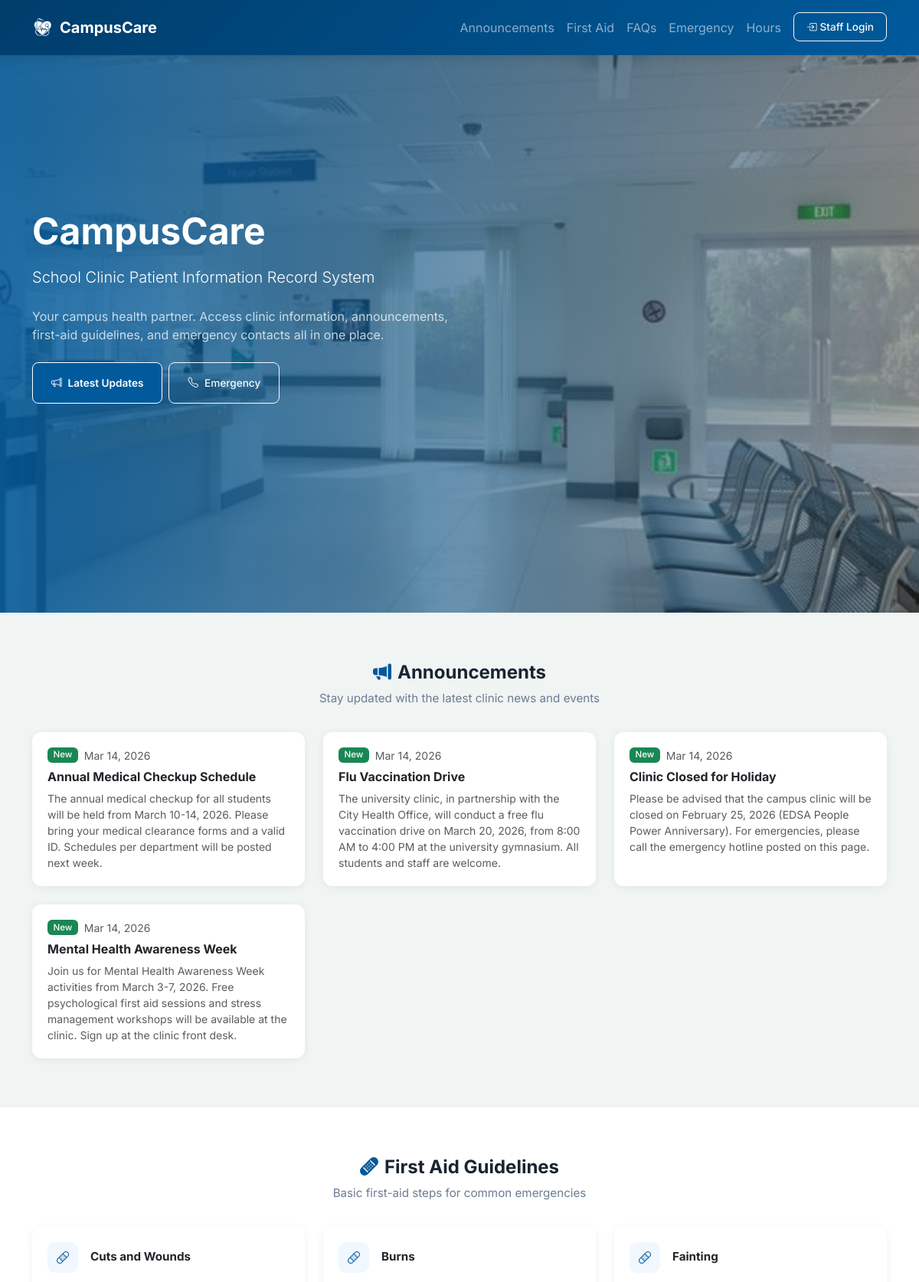
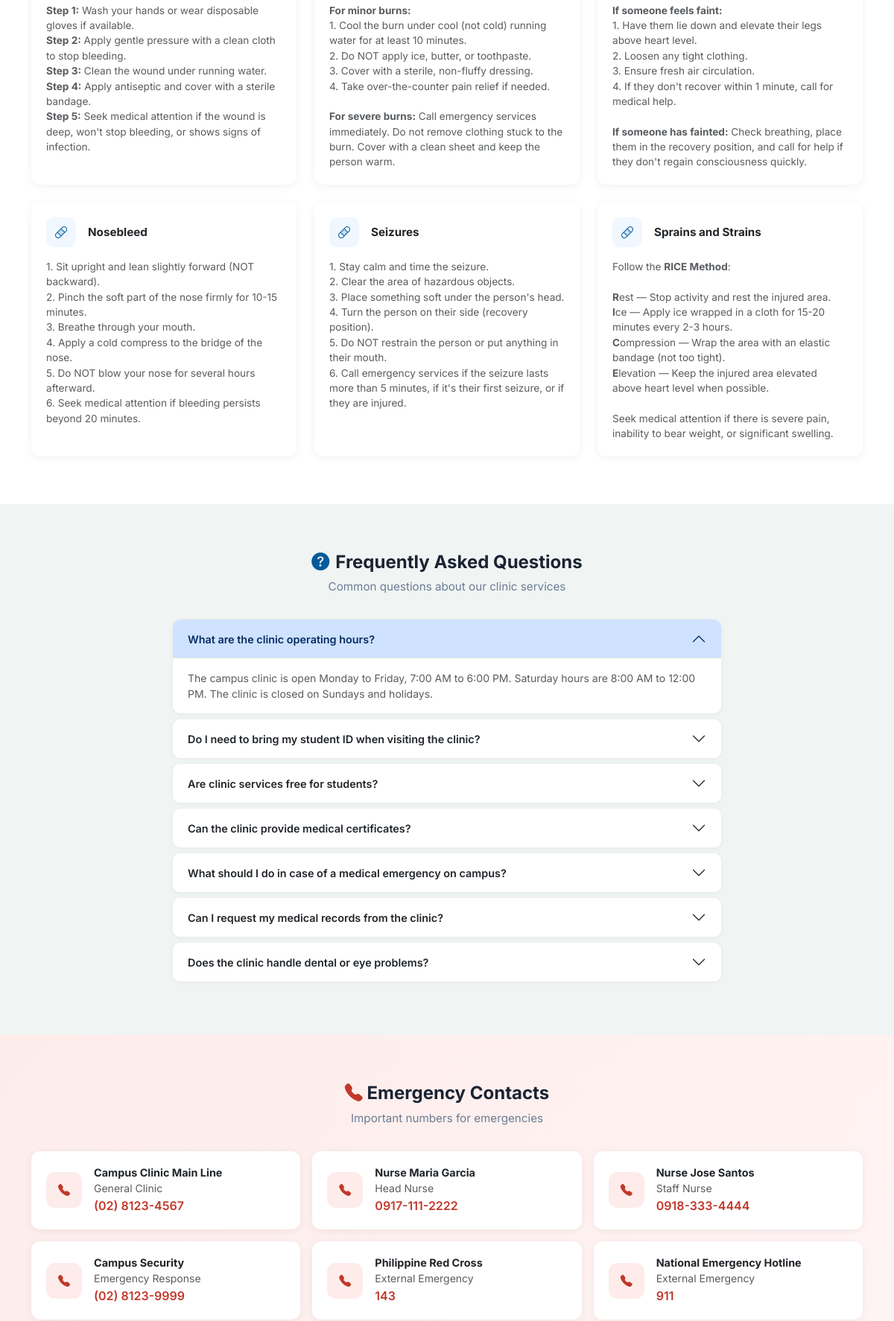
The page / (upper part) on the database its author committed (2 pictures, top to bottom).
### tables this page shows
CREATE TABLE IF NOT EXISTS `announcements` (
  `id` INT(11) NOT NULL AUTO_INCREMENT,
  `title` VARCHAR(200) NOT NULL,
  `content` TEXT NOT NULL,
  `posted_by` INT(11) DEFAULT NULL,
  `status` ENUM('published','draft') NOT NULL DEFAULT 'published',
  `created_at` DATETIME NOT NULL DEFAULT CURRENT_TIMESTAMP,
  `updated_at` DATETIME NOT NULL DEFAULT CURRENT_TIMESTAMP ON UPDATE CURRENT_TIMESTAMP,
  PRIMARY KEY (`id`),
  KEY `fk_announcement_user` (`posted_by`),
  CONSTRAINT `fk_announcement_user` FOREIGN KEY (`posted_by`) REFERENCES `users`(`id`) ON DELETE SET NULL
);

CREATE TABLE IF NOT EXISTS `first_aid_guidelines` (
  `id` INT(11) NOT NULL AUTO_INCREMENT,
  `title` VARCHAR(200) NOT NULL,
  `content` TEXT NOT NULL,
  `sort_order` INT(11) NOT NULL DEFAULT 0,
  `status` ENUM('active','inactive') NOT NULL DEFAULT 'active',
  `created_at` DATETIME NOT NULL DEFAULT CURRENT_TIMESTAMP,
  `updated_at` DATETIME NOT NULL DEFAULT CURRENT_TIMESTAMP ON UPDATE CURRENT_TIMESTAMP,
  PRIMARY KEY (`id`)
);

CREATE TABLE IF NOT EXISTS `faqs` (
  `id` INT(11) NOT NULL AUTO_INCREMENT,
  `question` VARCHAR(500) NOT NULL,
  `answer` TEXT NOT NULL,
  `sort_order` INT(11) NOT NULL DEFAULT 0,
  `status` ENUM('active','inactive') NOT NULL DEFAULT 'active',
  `created_at` DATETIME NOT NULL DEFAULT CURRENT_TIMESTAMP,
  `updated_at` DATETIME NOT NULL DEFAULT CURRENT_TIMESTAMP ON UPDATE CURRENT_TIMESTAMP,
  PRIMARY KEY (`id`)
);

CREATE TABLE IF NOT EXISTS `clinic_emergency_contacts` (
  `id` INT(11) NOT NULL AUTO_INCREMENT,
  `name` VARCHAR(150) NOT NULL,
  `role` VARCHAR(100) DEFAULT NULL,
  `phone_number` VARCHAR(20) NOT NULL,
  `email` VARCHAR(150) DEFAULT NULL,
  `sort_order` INT(11) NOT NULL DEFAULT 0,
  `status` ENUM('active','inactive') NOT NULL DEFAULT 'active',
  `created_at` DATETIME NOT NULL DEFAULT CURRENT_TIMESTAMP,
  PRIMARY KEY (`id`)
);

### config/database.php (called while the page is built, shortened)
<?php
class Database
{
    private static $instance = null;
    private $pdo;
    private function __construct()
    {
        try {
            $dsn = "mysql:host=" . DB_HOST . ";dbname=" . DB_NAME . ";charset=" . DB_CHARSET;
            $options = [
                PDO::ATTR_ERRMODE => PDO::ERRMODE_EXCEPTION,
                PDO::ATTR_DEFAULT_FETCH_MODE => PDO::FETCH_ASSOC,
                PDO::ATTR_EMULATE_PREPARES => false,
            ];
            $this->pdo = new PDO($dsn, DB_USER, DB_PASS, $options);
        }
        catch (PDOException $e) {
            die("Database connection failed: " . $e->getMessage());
        }
    }
    public static function getInstance()
    {
        if (self::$instance === null) {
            self::$instance = new self();
        }
        return self::$instance;
    }
    public function query($sql, $params = [])
    {
        $stmt = $this->pdo->prepare($sql);
        $stmt->execute($params);
        return $stmt;
    }
    public function fetchAll($sql, $params = [])
    {
        return $this->query($sql, $params)->fetchAll();
    }
}

### includes/functions.php (called while the page is built, shortened)
<?php
function e($string)
{
    return htmlspecialchars($string ?? '', ENT_QUOTES, 'UTF-8');
}
function formatDate($date, $format = 'M d, Y')
{
    return date($format, strtotime($date));
}

### index.php (the view, shortened to what this page needs)
<?php
require_once __DIR__ . '/config/database.php';
require_once __DIR__ . '/includes/functions.php';
$db = Database::getInstance();
$announcements = $db->fetchAll("SELECT * FROM announcements WHERE status = 'published' ORDER BY created_at DESC LIMIT 6");
$faqs = $db->fetchAll("SELECT * FROM faqs WHERE status = 'active' ORDER BY sort_order ASC");
$firstAidGuidelines = $db->fetchAll("SELECT * FROM first_aid_guidelines WHERE status = 'active' ORDER BY sort_order ASC");
$emergencyContacts = $db->fetchAll("SELECT * FROM clinic_emergency_contacts WHERE status = 'active' ORDER BY sort_order ASC");
?>
<!DOCTYPE html>
<html lang="en">
<head>
    <link rel="stylesheet" href="<?php echo BASE_URL; ?>/node_modules/bootstrap/dist/css/bootstrap.min.css">
    <link rel="stylesheet" href="<?php echo BASE_URL; ?>/node_modules/bootstrap-icons/font/bootstrap-icons.css">
    <link rel="stylesheet" href="<?php echo BASE_URL; ?>/css/style.css">
</head>
<body>
    <nav class="navbar navbar-expand-lg navbar-dark public-navbar fixed-top" style="box-shadow: 0 2px 15px rgba(0,0,0,0.15);">
        <div class="container">
            <a class="navbar-brand d-flex align-items-center fw-bold" href="#">
                <img src="<?php echo BASE_URL; ?>/assets/logo-main-w.png" alt="<?php echo APP_NAME; ?>" style="width:28px;height:28px;object-fit:contain;" class="me-2"><?php echo APP_NAME; ?>
            </a>
            <div class="collapse navbar-collapse" id="publicNav">
                <ul class="navbar-nav ms-auto">
                    <li class="nav-item"><a class="nav-link" href="#announcements">Announcements</a></li>
                    <li class="nav-item"><a class="nav-link" href="#firstaid">First Aid</a></li>
                    <li class="nav-item"><a class="nav-link" href="#faqs">FAQs</a></li>
                    <li class="nav-item"><a class="nav-link" href="#emergency">Emergency</a></li>
                    <li class="nav-item"><a class="nav-link" href="#hours">Hours</a></li>
                    <li class="nav-item ms-lg-2">
                        <a class="btn btn-outline-light btn-sm px-3" href="<?php echo BASE_URL; ?>/login.php">
                            <i class="bi bi-box-arrow-in-right me-1"></i>Staff Login
                        </a>
                    </li>
                </ul>
            </div>
        </div>
    </nav>
    <section class="public-hero p-0 position-relative overflow-hidden" style="min-height: 100vh;">
        <div id="heroBgCarousel" class="carousel slide carousel-fade position-absolute w-100 h-100" data-bs-ride="carousel" data-bs-interval="3000" style="z-index: 1;">
            <div class="carousel-inner h-100">
                <div class="carousel-item active h-100">
                    <div class="carousel-img-overlay" style="background-image: url('assets/clinic1.jpg');"></div>
                </div>
            </div>
        </div>
        <div class="container position-relative d-flex align-items-center" style="z-index: 2; min-height: 100vh;">
            <div class="row">
                <div class="col-lg-7 text-white">
                    <h1 class="display-5 fw-bold mb-3 animate-fade-in"><?php echo APP_NAME; ?></h1>
                    <p class="lead mb-4 opacity-100 animate-fade-in animate-delay-1"><?php echo APP_TAGLINE; ?></p>
                    <p class="mb-4 opacity-75 animate-fade-in animate-delay-2">
                        Your campus health partner. Access clinic information, announcements, first-aid guidelines, and emergency contacts all in one place.
                    </p>
                    <div class="animate-fade-in animate-delay-3 d-flex flex-column flex-md-row gap-2">
                        <a href="#announcements" class="btn btn-primary btn-md px-4 py-3 fw-semibold border-white d-flex align-items-center justify-content-center">
                            <i class="bi bi-megaphone me-2"></i>Latest Updates
                        </a>
                        <a href="#emergency" class="btn btn-outline-light btn-md px-4 py-3 d-flex align-items-center justify-content-center">
                            <i class="bi bi-telephone me-2"></i>Emergency
                        </a>
                    </div>
                </div>
            </div>
        </div>
    </section>
    <section class="public-section" id="announcements">
        <div class="container">
            <div class="text-center mb-4">
                <h2 class="section-title"><i class="bi bi-megaphone-fill text-primary-cc me-2"></i>Announcements</h2>
                <p class="section-subtitle">Stay updated with the latest clinic news and events</p>
            </div>
            <?php if (empty($announcements)): ?>
            <div class="empty-state"><i class="bi bi-megaphone"></i><p>No announcements at this time.</p></div>
            <?php
else: ?>
            <div class="row g-4">
                <?php foreach ($announcements as $ann): ?>
                <div class="col-md-6 col-lg-4">
                    <div class="public-card card h-100">
                        <div class="card-body">
                            <div class="d-flex align-items-center mb-2">
                                <span class="badge bg-success me-2">New</span>
                                <small class="text-muted"><?php echo formatDate($ann['created_at']); ?></small>
                            </div>
                            <h5 class="card-title fw-bold mb-2" style="font-size: 1rem;"><?php echo e($ann['title']); ?></h5>
                            <p class="card-text text-muted" style="font-size: 0.875rem;"><?php echo e($ann['content']); ?></p>
                        </div>
                    </div>
                </div>
                <?php
    endforeach; ?>
            </div>
            <?php
endif; ?>
        </div>
    </section>
    <section class="public-section" id="firstaid">
        <div class="container">
            <div class="text-center mb-4">
                <h2 class="section-title"><i class="bi bi-bandaid-fill text-primary-cc me-2"></i>First Aid Guidelines</h2>
                <p class="section-subtitle">Basic first-aid steps for common emergencies</p>
            </div>
            <?php if (empty($firstAidGuidelines)): ?>
            <div class="empty-state"><i class="bi bi-bandaid"></i><p>No guidelines available.</p></div>
            <?php
else: ?>
            <div class="row g-4">
                <?php foreach ($firstAidGuidelines as $guide): ?>
                <div class="col-md-6 col-lg-4">
                    <div class="public-card card h-100">
                        <div class="card-body">
                            <div class="d-flex align-items-center mb-3">
                                <div style="width:40px;height:40px;border-radius:10px;background:var(--cc-primary-bg);display:flex;align-items:center;justify-content:center;" class="me-3">
                                    <i class="bi bi-bandaid text-primary-cc"></i>
                                </div>
                                <h5 class="card-title fw-bold mb-0" style="font-size: 0.95rem;"><?php echo e($guide['title']); ?></h5>
                            </div>
                            <div class="text-muted" style="font-size: 0.85rem;"><?php echo $guide['content']; ?></div>
                        </div>
                    </div>
                </div>
                <?php
    endforeach; ?>
            </div>
            <?php
endif; ?>
        </div>
    </section>
    <section class="public-section" id="faqs">
        <div class="container">
            <div class="text-center mb-4">
                <h2 class="section-title"><i class="bi bi-question-circle-fill text-primary-cc me-2"></i>Frequently Asked Questions</h2>
                <p class="section-subtitle">Common questions about our clinic services</p>
            </div>
            <?php if (empty($faqs)): ?>
            <div class="empty-state"><i class="bi bi-question-circle"></i><p>No FAQs available.</p></div>
            <?php
else: ?>
            <div class="row justify-content-center">
                <div class="col-lg-8">
                    <div class="accordion" id="faqAccordion">
                        <?php foreach ($faqs as $i => $faq): ?>
                        <div class="accordion-item border-0 mb-2" style="border-radius: 10px; overflow: hidden; box-shadow: 0 1px 6px rgba(0,0,0,0.05);">
                            <h2 class="accordion-header">
                                <button class="accordion-button <?php echo $i > 0 ? 'collapsed' : ''; ?> fw-semibold" type="button"
                                        data-bs-toggle="collapse" data-bs-target="#faq<?php echo $faq['id']; ?>" style="font-size: 0.9rem;">
                                    <?php echo e($faq['question']); ?>
                                </button>
                            </h2>
                            <div id="faq<?php echo $faq['id']; ?>" class="accordion-collapse collapse <?php echo $i === 0 ? 'show' : ''; ?>" data-bs-parent="#faqAccordion">
                                <div class="accordion-body text-muted" style="font-size: 0.875rem;">
                                    <?php echo e($faq['answer']); ?>
                                </div>
                            </div>
                        </div>
                        <?php
    endforeach; ?>
                    </div>
                </div>
            </div>
            <?php
endif; ?>
        </div>
    </section>
    <section class="public-section" id="emergency" style="background: linear-gradient(135deg, #fdecea, #fff5f5);">
        <div class="container">
            <div class="text-center mb-4">
                <h2 class="section-title"><i class="bi bi-telephone-fill" style="color: var(--cc-danger);"></i> Emergency Contacts</h2>
                <p class="section-subtitle">Important numbers for emergencies</p>
            </div>
            <?php if (empty($emergencyContacts)): ?>
            <div class="empty-state"><i class="bi bi-telephone"></i><p>No emergency contacts listed.</p></div>
            <?php
else: ?>
            <div class="row g-3 justify-content-center">
                <?php foreach ($emergencyContacts as $contact): ?>
                <div class="col-md-6 col-lg-4">
                    <div class="card border-0 h-100" style="border-radius: 12px;">
                        <div class="card-body d-flex align-items-center">
                            <div style="width:48px;height:48px;border-radius:12px;background:var(--cc-danger-bg);display:flex;align-items:center;justify-content:center;flex-shrink:0;" class="me-3">
                                <i class="bi bi-telephone-fill" style="color: var(--cc-danger);"></i>
                            </div>
                            <div>
                                <h6 class="fw-bold mb-0" style="font-size: 0.9rem;"><?php echo e($contact['name']); ?></h6>
                                <?php if ($contact['role']): ?>
                                <small class="text-muted"><?php echo e($contact['role']); ?></small><br>
                                <?php
        endif; ?>
                                <a href="tel:<?php echo e($contact['phone_number']); ?>" class="fw-semibold" style="color: var(--cc-danger);">
                                    <?php echo e($contact['phone_number']); ?>
                                </a>
                            </div>
                        </div>
                    </div>
                </div>
                <?php
    endforeach; ?>
            </div>
            <?php
endif; ?>
        </div>
    </section>
</body>
</html>

### rows shown on the page
announcements: created_at "Mar 14, 2026", title "Annual Medical Checkup Schedule", content "The annual medical checkup for all students will be held from March 10-14, 2026. Please bring your medical clearance forms and a valid ID. Schedules per department will be posted next week."
announcements: created_at "Mar 14, 2026", title "Flu Vaccination Drive", content "The university clinic, in partnership with the City Health Office, will conduct a free flu vaccination drive on March 20, 2026, from 8:00 AM to 4:00 PM at the university gymnasium. All students and staff are welcome."
announcements: created_at "Mar 14, 2026", title "Clinic Closed for Holiday", content "Please be advised that the campus clinic will be closed on February 25, 2026 (EDSA People Power Anniversary). For emergencies, please call the emergency hotline posted on this page."
announcements: created_at "Mar 14, 2026", title "Mental Health Awareness Week", content "Join us for Mental Health Awareness Week activities from March 3-7, 2026. Free psychological first aid sessions and stress management workshops will be available at the clinic. Sign up at the clinic front desk."
first_aid_guidelines: title "Cuts and Wounds", content "Step 1: Wash your hands or wear disposable gloves if available. Step 2: Apply gentle pressure with a clean cloth to stop bleeding. Step 3: Clean the wound under running water. Step 4: Apply antiseptic and cover with a sterile bandage. Step 5: Seek medical attention if the wound is deep, won't stop bleeding, or shows signs of infection."
first_aid_guidelines: title "Burns", content "For minor burns: 1. Cool the burn under cool (not cold) running water for at least 10 minutes. 2. Do NOT apply ice, butter, or toothpaste. 3. Cover with a sterile, non-fluffy dressing. 4. Take over-the-counter pain relief if needed. For severe burns: Call emergency services immediately. Do not remove clothing stuck to the burn. Cover with a clean sheet and keep the person warm."
first_aid_guidelines: title "Fainting", content "If someone feels faint: 1. Have them lie down and elevate their legs above heart level. 2. Loosen any tight clothing. 3. Ensure fresh air circulation. 4. If they don't recover within 1 minute, call for medical help. If someone has fainted: Check breathing, place them in the recovery position, and call for help if they don't regain consciousness quickly."
first_aid_guidelines: title "Nosebleed", content "1. Sit upright and lean slightly forward (NOT backward). 2. Pinch the soft part of the nose firmly for 10-15 minutes. 3. Breathe through your mouth. 4. Apply a cold compress to the bridge of the nose. 5. Do NOT blow your nose for several hours afterward. 6. Seek medical attention if bleeding persists beyond 20 minutes."
first_aid_guidelines: title "Seizures", content "1. Stay calm and time the seizure. 2. Clear the area of hazardous objects. 3. Place something soft under the person's head. 4. Turn the person on their side (recovery position). 5. Do NOT restrain the person or put anything in their mouth. 6. Call emergency services if the seizure lasts more than 5 minutes, if it's their first seizure, or if they are injured."
first_aid_guidelines: title "Sprains and Strains", content "Follow the RICE Method : R est — Stop activity and rest the injured area. I ce — Apply ice wrapped in a cloth for 15-20 minutes every 2-3 hours. C ompression — Wrap the area with an elastic bandage (not too tight). E levation — Keep the injured area elevated above heart level when possible. Seek medical attention if there is severe pain, inability to bear weight, or significant swelling."
faqs: question "What are the clinic operating hours?", answer "The campus clinic is open Monday to Friday, 7:00 AM to 6:00 PM. Saturday hours are 8:00 AM to 12:00 PM. The clinic is closed on Sundays and holidays."
faqs: question "Do I need to bring my student ID when visiting the clinic?"
faqs: question "Are clinic services free for students?"
faqs: question "Can the clinic provide medical certificates?"
faqs: question "What should I do in case of a medical emergency on campus?"
faqs: question "Can I request my medical records from the clinic?"
faqs: question "Does the clinic handle dental or eye problems?"
clinic_emergency_contacts: name "Campus Clinic Main Line", role "General Clinic", phone_number "(02) 8123-4567"
clinic_emergency_contacts: name "Nurse Maria Garcia", role "Head Nurse", phone_number "0917-111-2222"
clinic_emergency_contacts: name "Nurse Jose Santos", role "Staff Nurse", phone_number "0918-333-4444"
clinic_emergency_contacts: name "Campus Security", role "Emergency Response", phone_number "(02) 8123-9999"
clinic_emergency_contacts: name "Philippine Red Cross", role "External Emergency", phone_number "143"
clinic_emergency_contacts: name "National Emergency Hotline", role "External Emergency", phone_number "911"

### other values the page prints
APP_NAME "CampusCare"
APP_TAGLINE "School Clinic Patient Information Record System"
